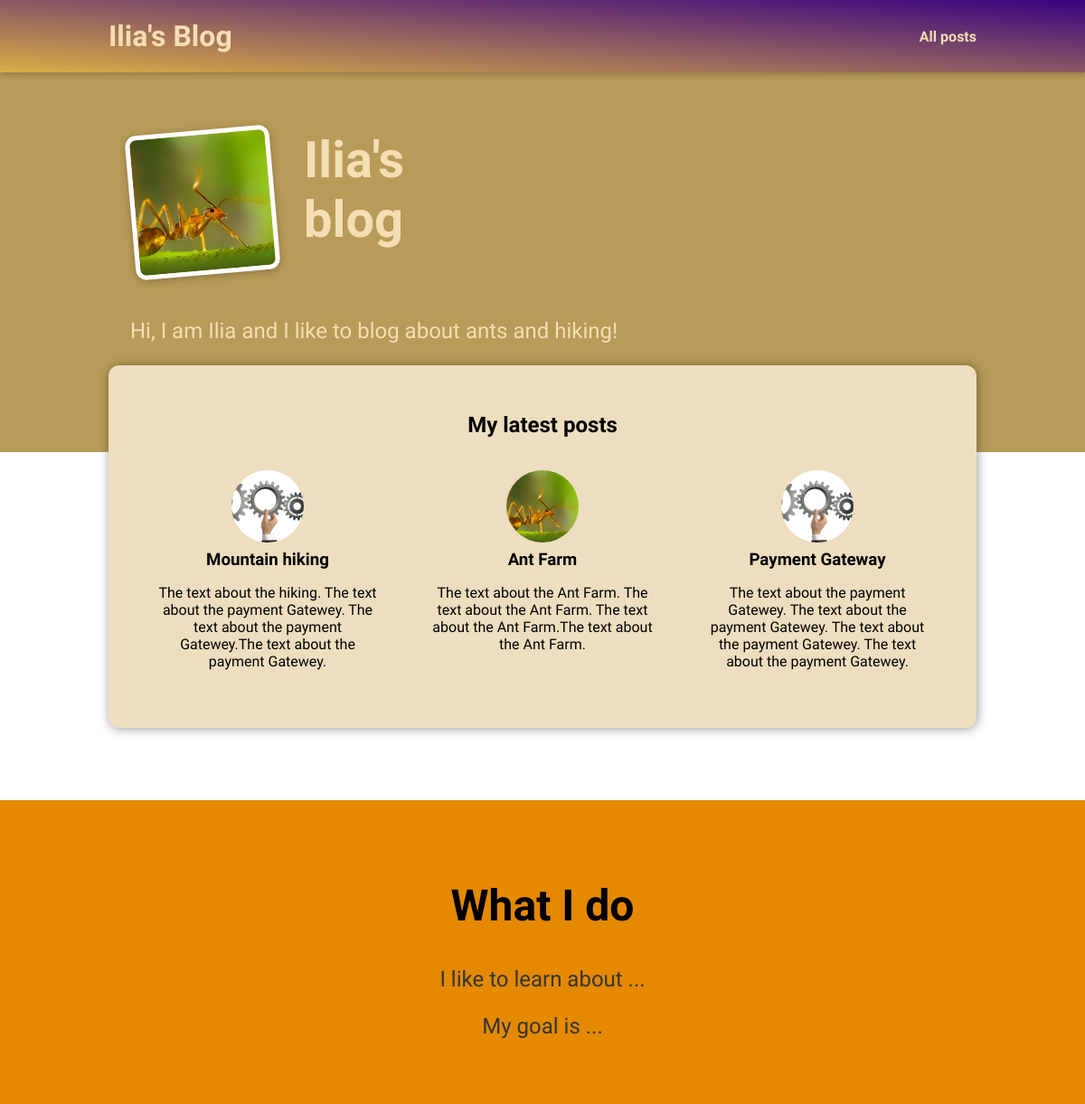
The page / on the database its author committed.
### blog/models.py (models this page shows, shortened)
class Post(models.Model):
    title = models.CharField(max_length=50)
    author= models.ForeignKey(Author, on_delete=models.SET_NULL, related_name="posts", null = True)
    excerpt = models.CharField(max_length=300)
    image_name = models.CharField(max_length=50)
    date_created = models.DateField(auto_now_add=True)
    date_edited = models.DateField(auto_now=True)
    slug = models.SlugField(default="", null=False, db_index=True, unique=True)
    content = models.TextField(validators=[MinLengthValidator(10)])
    tag = models.ManyToManyField(Tag)

### blog/views.py (the view)
# urls.py: path("", views.index, name="index"),
def index(request):
    latest_posts = Post.objects.all().order_by("-id")[:3]
    return render(request, "blog/index.html", {
        "latest_posts": latest_posts
          })

### blog/templates/blog/index.html (shortened to what this page needs)
{% extends "base.html" %}
{% load static %}
{% block css_files %}
<link rel="stylesheet" href="{% static "blog/index.css"%}">
<link rel="stylesheet" href="{% static "blog/post.css"%}">
{% endblock %}
{% block content %}
<section id="welcome">
    <header>
        <img src="{% static "blog/images/The-Ant.jpeg" %}" alt= "Ilia - The author of this blog">
        <h2>Ilia's blog</h2>
    </header>
    <p>Hi, I am Ilia and I like to blog about ants and hiking!</p>
</section>
<section id = "latest-posts">
    <h2>My latest posts</h2>
    <ul>
        {% for post in latest_posts %}
        {% include "blog/includes/post.html" %}
        {% endfor %}
    </ul>
</section>
<section id = "about">
    <h2>What I do</h2>
    <p>I like to learn about ...</p>
    <p> My goal is ... </p>
</section>
{% endblock %}

### blog/templates/blog/includes/post.html
{% load static %}
<li>
    <article class = "post">
        <a href="{% url "post-detail-page" slug=post.slug %}">
            <img src="{% static "blog/images/"|add:post.image_name %}" alt = "{{post.title}}">
            <div class = "post__content">
                <h3>{{post.title}}</h3>
                <p>
                    {{ post.excerpt }}
                </p>
            </div>
        </a>
    </article>
</li>

### static/app.css (style rules this page uses)
* { box-sizing: border-box; }
html { font-family: "Play", sans-serif; }
body { margin: 0; }
h1, h2, h3 { font-family: "Play", sans-serif; font-weight: bold; }

### blog/static/blog/index.css (style rules this page uses)
#welcome { background-color:#b89b58; padding: 6rem 12%; }
#welcome header { display: flex; align-items: flex-start; margin: 3rem auto; }
#welcome img { width: 10rem; height: 10rem; object-fit: cover; object-position: top; border: 5px solid white; border-radius: 12px; background-color: #ffe1bf; transform: rotateZ(-5deg); box-shadow: 0 2px 8px rgba(0, 0, 0, 0.25); }
#welcome h2 { font-size: 3.5rem; margin: 0 0 0 2rem; color: wheat; width: 10rem; }
#welcome p { color: wheat; font-size: 1.5rem; }
#latest-posts { background-color: rgb(238, 222, 191); padding: 2rem; border-radius: 12px; width: 60rem; margin: -6rem auto 2rem auto; box-shadow: 1px 1px 12px rgba(0, 0, 0, 0.4); }
#latest-posts img { width: 5rem; height: 5rem; object-fit: cover; border-radius: 50%; }
#latest-posts h2 { text-align: center; }
#latest-posts ul { list-style: none; margin: 0; padding: 0; display: flex; gap: 1rem; }
#latest-posts li { flex: 1; }
#about { text-align: center; padding: 3rem; background-color: #e48900; margin-top: 5rem; }
#about h2 { font-size: 3rem; }
#about p { font-size: 1.5rem; color: #353535; }

### blog/static/blog/post.css (style rules this page uses)
.post { display: flex; flex-direction: column; align-items: center; text-align: center; }
.post a { text-decoration: none; color: black; transition: all 0.2s ease; padding: 1rem; }
.post img { width: 5rem; height: 5rem; object-fit: cover; border-radius: 50%; }
.post h3 { margin: 0.25rem 0; }

### rows shown on the page
Post: image_name (picture), title "Mountain hiking", excerpt "The text about the hiking. The text about the payment Gatewey. The text about the payment Gatewey.The text about the payment Gatewey."
Post: image_name (picture), title "Ant Farm", excerpt "The text about the Ant Farm. The text about the Ant Farm. The text about the Ant Farm.The text about the Ant Farm."
Post: image_name (picture), title "Payment Gateway", excerpt "The text about the payment Gatewey. The text about the payment Gatewey. The text about the payment Gatewey. The text about the payment Gatewey."
